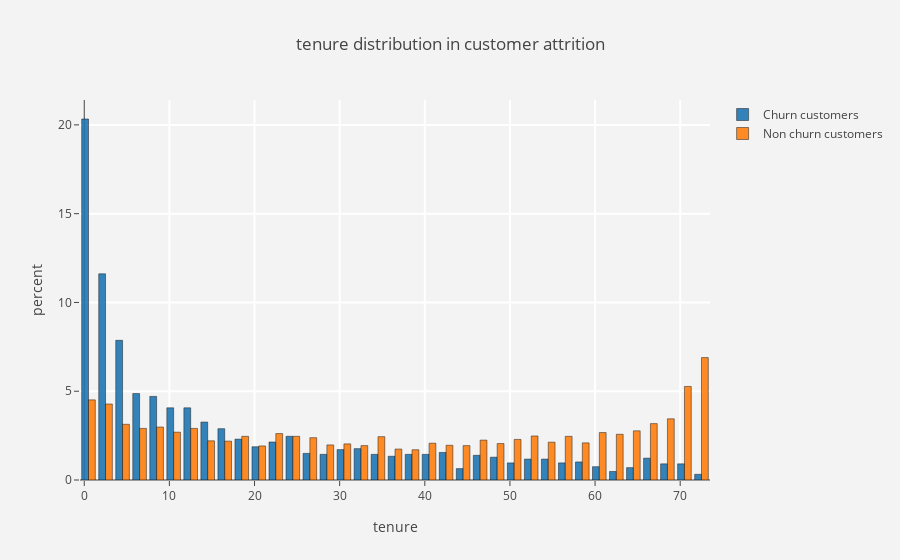
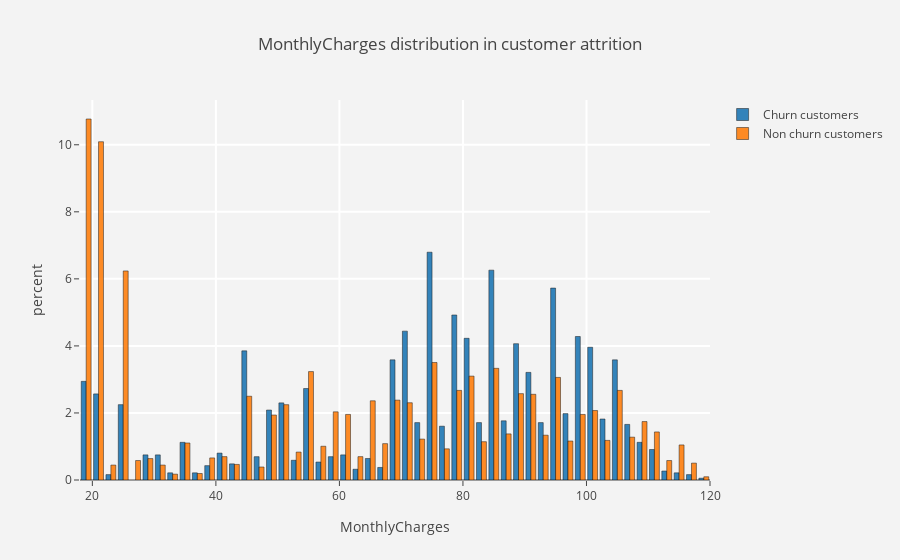
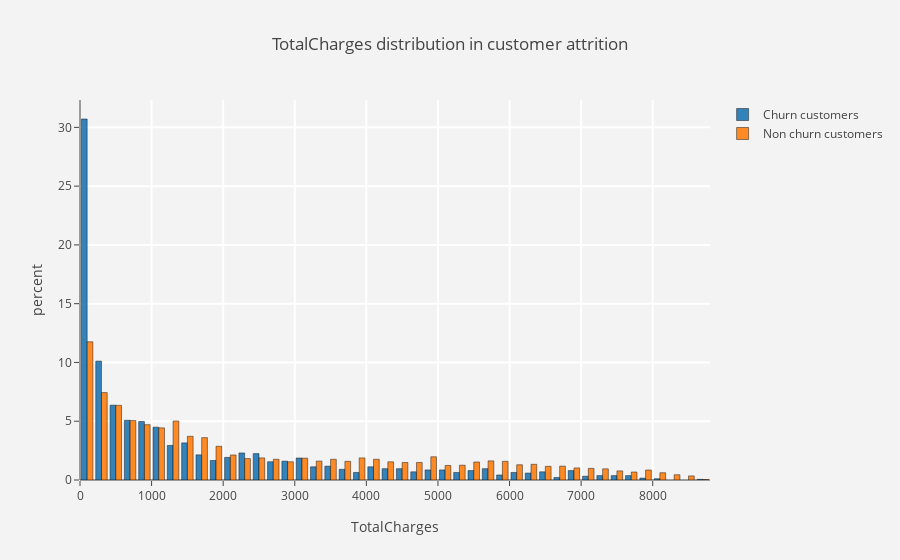
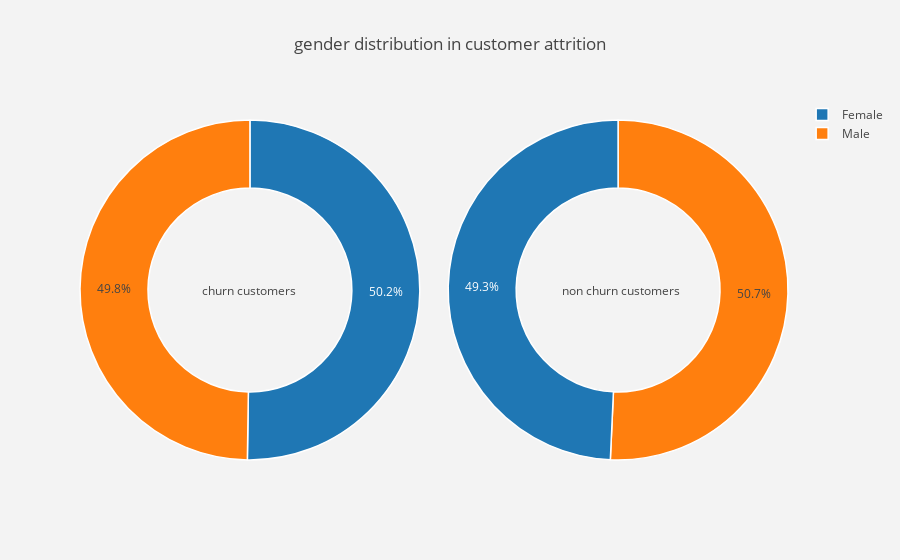

Notebook code cell kept with these figures, in order:
### Markdown cell above
### 3.2 Variables distribution in customer attrition

### Code cell
# function for pie plot for churn and not churn customers
def pie_plot(column):
    trace1 = go.Pie(labels = churn[column].value_counts().keys().tolist(),
                    values = churn[column].value_counts().values.tolist(),
                    hoverinfo = "label+value+name",
                    hole = 0.6,
                    domain = dict(x=[0,.48]),
                    marker= dict(line=dict(color='white', width=1.5)),
                    name = "Churn Customers")
    
    trace2 = go.Pie(labels = not_churn[column].value_counts().keys().tolist(),
                    values = not_churn[column].value_counts().values.tolist(),
                    hoverinfo = 'label+value+name',
                    name = "Non Churn Customers",
                    hole = 0.6,
                    domain = dict(x=[0.52,1]),
                    marker= dict(line=dict(color='white', width=1.5))
                    )
    
    layout = go.Layout(dict(title = column+" distribution in customer attrition",
                            plot_bgcolor = "rgb(243,243,243)",
                            paper_bgcolor = "rgb(243,243,243)",
                            annotations = [dict(text = "churn customers",
                                                font = dict(size=12),
                                                showarrow = False,
                                                x = 0.17, y = 0.5),
                                           dict(text = "non churn customers",
                                                font = dict(size=12),
                                                showarrow = False,
                                                 x = 0.85, y = 0.5)]))
    data = [trace1,trace2]
    figure = go.Figure(data = data, layout = layout)
    py.iplot(figure)
    

# function for histogram plot for numerical column types
def hist_plot(column):
    trace1 = go.Histogram(x=churn[column],
                          histnorm = "percent",
                          name = "Churn customers",
                          marker = dict(line = dict(color="black", width=0.5)),
                          opacity = 0.9)
    
    trace2 = go.Histogram(x=not_churn[column],
                          histnorm = "percent",
                          name = "Non churn customers",
                          marker = dict(line = dict(color="black", width=0.5)),
                          opacity = 0.9)
    
    layout = go.Layout(dict(title= column+" distribution in customer attrition",
                            plot_bgcolor = "rgb(243,243,243)",
                            paper_bgcolor = "rgb(243,243,243)",
                            xaxis = dict(gridcolor = 'rgb(255, 255, 255)',
                                             title = column,
                                             zerolinewidth=1,
                                             ticklen=5,
                                             gridwidth=2),
                            yaxis = dict(gridcolor = 'rgb(255, 255, 255)',
                                             title = "percent",
                                             zerolinewidth=1,
                                             ticklen=5,
                                             gridwidth=2)))
    data = [trace1, trace2]
    fig = go.Figure(data = data, layout = layout)
    py.iplot(fig)


#function for scatter plot matrix for numerical columns in telecom
def scatter_matrix(df):
    
    classes = df['Churn'].unique().tolist()
    class_code = {classes[k] : k for k in range(len(classes))}
    color_vals = [class_code[val] for val in df['Churn']]
    
    pl_colorscale = "Portland"
    
    text = [df.loc[k,'Churn'] for k in range(len(df))]
    
    trace = go.Splom(dimensions = [dict(label='tenure', values=df['tenure']),
                                   dict(label = 'MonthlyCharges', values=df['MonthlyCharges']),
                                   dict(label = 'TotalCharges', values=df['TotalCharges'])],
                     text = text,
                     marker = dict(color = color_vals,
                                   colorscale = pl_colorscale,
                                   size = 3,
                                   showscale = False,
                                   line = dict(width = .1,
                                               color='rgb(230,230,230)'
                                              )
                                  )
                    )
    axis = dict(showline  = True,
                zeroline  = False,
                gridcolor = "#fff",
                ticklen   = 4
               )
    
    layout = go.Layout(dict(title  = 
                            "Scatter plot matrix for Numerical columns for customer attrition",
                            autosize = False,
                            height = 800,
                            width  = 800,
                            dragmode = "select",
                            hovermode = "closest",
                            plot_bgcolor  = 'rgba(240,240,240, 0.95)',
                            xaxis1 = dict(axis),
                            yaxis1 = dict(axis),
                            xaxis2 = dict(axis),
                            yaxis2 = dict(axis),
                            xaxis3 = dict(axis),
                            yaxis3 = dict(axis),
                           ))
    
    data = [trace]
    fig = go.Figure(data = data, layout = layout)
    py.iplot(fig)

for col in num_col:
    hist_plot(col)
    
for col in cat_col:
    pie_plot(col)
    

scatter_matrix(telecom)

### Figure 1 — Plotly figure (JSON) as saved in the notebook; plotly's stock layout.template omitted (floating-point values rounded to 4 significant figures; data arrays with more than 128 entries replaced by an {"elided": "..."} marker saying what was removed)
{"data": [{"histnorm": "percent", "marker": {"line": {"color": "black", "width": 0.5}}, "name": "Churn customers", "opacity": 0.9, "type": "histogram", "uid": "d82e968e-fdfb-4011-b215-1c75a76d4bfd", "x": {"elided": "1869 int values"}}, {"histnorm": "percent", "marker": {"line": {"color": "black", "width": 0.5}}, "name": "Non churn customers", "opacity": 0.9, "type": "histogram", "uid": "74e6a314-b73f-4cc6-a9c7-c90019c0f916", "x": {"elided": "5163 int values"}}], "layout": {"paper_bgcolor": "rgb(243,243,243)", "plot_bgcolor": "rgb(243,243,243)", "title": {"text": "tenure distribution in customer attrition"}, "xaxis": {"gridcolor": "rgb(255, 255, 255)", "gridwidth": 2, "ticklen": 5, "title": {"text": "tenure"}, "zerolinewidth": 1}, "yaxis": {"gridcolor": "rgb(255, 255, 255)", "gridwidth": 2, "ticklen": 5, "title": {"text": "percent"}, "zerolinewidth": 1}}}

### Figure 2 — Plotly figure (JSON) as saved in the notebook; plotly's stock layout.template omitted (floating-point values rounded to 4 significant figures; data arrays with more than 128 entries replaced by an {"elided": "..."} marker saying what was removed)
{"data": [{"histnorm": "percent", "marker": {"line": {"color": "black", "width": 0.5}}, "name": "Churn customers", "opacity": 0.9, "type": "histogram", "uid": "be7dcf9b-e07a-42a1-8635-ba786fab7671", "x": {"elided": "1869 float values"}}, {"histnorm": "percent", "marker": {"line": {"color": "black", "width": 0.5}}, "name": "Non churn customers", "opacity": 0.9, "type": "histogram", "uid": "53e3dbdf-5ba7-4791-9375-7aed7faf818c", "x": {"elided": "5163 float values"}}], "layout": {"paper_bgcolor": "rgb(243,243,243)", "plot_bgcolor": "rgb(243,243,243)", "title": {"text": "MonthlyCharges distribution in customer attrition"}, "xaxis": {"gridcolor": "rgb(255, 255, 255)", "gridwidth": 2, "ticklen": 5, "title": {"text": "MonthlyCharges"}, "zerolinewidth": 1}, "yaxis": {"gridcolor": "rgb(255, 255, 255)", "gridwidth": 2, "ticklen": 5, "title": {"text": "percent"}, "zerolinewidth": 1}}}

### Figure 3 — Plotly figure (JSON) as saved in the notebook; plotly's stock layout.template omitted (floating-point values rounded to 4 significant figures; data arrays with more than 128 entries replaced by an {"elided": "..."} marker saying what was removed)
{"data": [{"histnorm": "percent", "marker": {"line": {"color": "black", "width": 0.5}}, "name": "Churn customers", "opacity": 0.9, "type": "histogram", "uid": "5f8d20c0-2cc7-4676-a581-65785fea7841", "x": {"elided": "1869 float values"}}, {"histnorm": "percent", "marker": {"line": {"color": "black", "width": 0.5}}, "name": "Non churn customers", "opacity": 0.9, "type": "histogram", "uid": "c9b8a4df-2ee0-4eaf-b7a3-5213938ced4a", "x": {"elided": "5163 float values"}}], "layout": {"paper_bgcolor": "rgb(243,243,243)", "plot_bgcolor": "rgb(243,243,243)", "title": {"text": "TotalCharges distribution in customer attrition"}, "xaxis": {"gridcolor": "rgb(255, 255, 255)", "gridwidth": 2, "ticklen": 5, "title": {"text": "TotalCharges"}, "zerolinewidth": 1}, "yaxis": {"gridcolor": "rgb(255, 255, 255)", "gridwidth": 2, "ticklen": 5, "title": {"text": "percent"}, "zerolinewidth": 1}}}

### Figure 4 — Plotly figure (JSON) as saved in the notebook; plotly's stock layout.template omitted (floating-point values rounded to 4 significant figures)
{"data": [{"domain": {"x": [0, 0.48]}, "hole": 0.6, "hoverinfo": "label+value+name", "labels": ["Female", "Male"], "marker": {"line": {"color": "white", "width": 1.5}}, "name": "Churn Customers", "type": "pie", "uid": "33b39856-3442-46fe-a514-0101426f5d28", "values": [939, 930]}, {"domain": {"x": [0.52, 1]}, "hole": 0.6, "hoverinfo": "label+value+name", "labels": ["Male", "Female"], "marker": {"line": {"color": "white", "width": 1.5}}, "name": "Non Churn Customers", "type": "pie", "uid": "0804c412-22a8-4a14-a2ce-5274e32beb6e", "values": [2619, 2544]}], "layout": {"annotations": [{"font": {"size": 12}, "showarrow": false, "text": "churn customers", "x": 0.17, "y": 0.5}, {"font": {"size": 12}, "showarrow": false, "text": "non churn customers", "x": 0.85, "y": 0.5}], "paper_bgcolor": "rgb(243,243,243)", "plot_bgcolor": "rgb(243,243,243)", "title": {"text": "gender distribution in customer attrition"}}}
